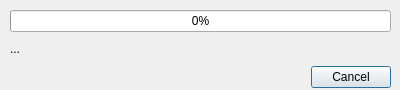
<?xml version="1.0" encoding="UTF-8"?>
<ui version="4.0">
 <class>Dialog</class>
 <widget class="QDialog" name="Dialog">
  <property name="geometry">
   <rect>
    <x>0</x>
    <y>0</y>
    <width>400</width>
    <height>90</height>
   </rect>
  </property>
  <property name="cursor">
   <cursorShape>BusyCursor</cursorShape>
  </property>
  <property name="windowTitle">
   <string>Загрузка</string>
  </property>
  <widget class="QWidget" name="layoutWidget">
   <property name="geometry">
    <rect>
     <x>10</x>
     <y>10</y>
     <width>381</width>
     <height>78</height>
    </rect>
   </property>
   <layout class="QVBoxLayout" name="verticalLayout">
    <item>
     <widget class="QProgressBar" name="progressBar">
      <property name="value">
       <number>0</number>
      </property>
     </widget>
    </item>
    <item>
     <widget class="QLabel" name="status">
      <property name="text">
       <string>...</string>
      </property>
     </widget>
    </item>
    <item>
     <widget class="QDialogButtonBox" name="actions">
      <property name="orientation">
       <enum>Qt::Horizontal</enum>
      </property>
      <property name="standardButtons">
       <set>QDialogButtonBox::Cancel</set>
      </property>
     </widget>
    </item>
   </layout>
  </widget>
 </widget>
 <resources/>
 <connections>
  <connection>
   <sender>actions</sender>
   <signal>accepted()</signal>
   <receiver>Dialog</receiver>
   <slot>accept()</slot>
   <hints>
    <hint type="sourcelabel">
     <x>248</x>
     <y>254</y>
    </hint>
    <hint type="destinationlabel">
     <x>157</x>
     <y>274</y>
    </hint>
   </hints>
  </connection>
  <connection>
   <sender>actions</sender>
   <signal>rejected()</signal>
   <receiver>Dialog</receiver>
   <slot>reject()</slot>
   <hints>
    <hint type="sourcelabel">
     <x>316</x>
     <y>260</y>
    </hint>
    <hint type="destinationlabel">
     <x>286</x>
     <y>274</y>
    </hint>
   </hints>
  </connection>
 </connections>
</ui>
